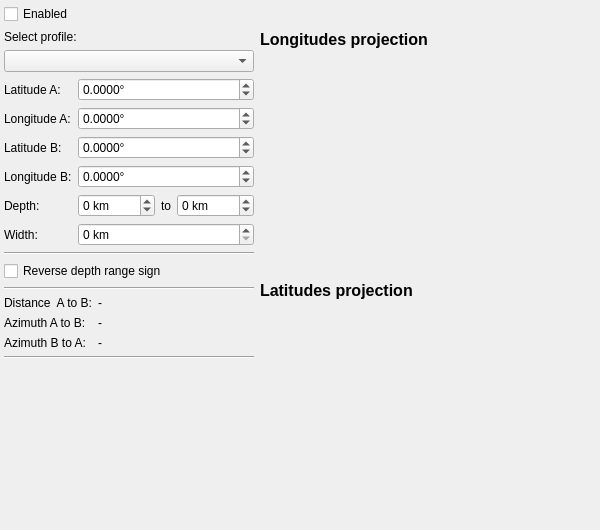
<?xml version="1.0" encoding="UTF-8"?>
<ui version="4.0">
 <class>CrossSection</class>
 <widget class="QWidget" name="CrossSection">
  <property name="geometry">
   <rect>
    <x>0</x>
    <y>0</y>
    <width>600</width>
    <height>530</height>
   </rect>
  </property>
  <property name="windowTitle">
   <string>CrossSectionWidget</string>
  </property>
  <layout class="QGridLayout" name="gridLayout">
   <property name="margin">
    <number>4</number>
   </property>
   <item row="0" column="0">
    <widget class="QCheckBox" name="checkBox_enableCrossSection">
     <property name="sizePolicy">
      <sizepolicy hsizetype="Fixed" vsizetype="Fixed">
       <horstretch>0</horstretch>
       <verstretch>0</verstretch>
      </sizepolicy>
     </property>
     <property name="toolTip">
      <string>&lt;html&gt;&lt;head/&gt;&lt;body&gt;&lt;p&gt;Enable/disable cross section projection!&lt;/p&gt;&lt;/body&gt;&lt;/html&gt;</string>
     </property>
     <property name="text">
      <string>Enabled</string>
     </property>
    </widget>
   </item>
   <item row="1" column="0">
    <widget class="QFrame" name="frameMenu">
     <property name="sizePolicy">
      <sizepolicy hsizetype="Minimum" vsizetype="Minimum">
       <horstretch>0</horstretch>
       <verstretch>0</verstretch>
      </sizepolicy>
     </property>
     <layout class="QVBoxLayout" name="verticalLayout">
      <property name="margin">
       <number>0</number>
      </property>
      <item>
       <widget class="QLabel" name="label">
        <property name="text">
         <string>Select profile:</string>
        </property>
       </widget>
      </item>
      <item>
       <widget class="QComboBox" name="comboBoxProfile"/>
      </item>
      <item>
       <layout class="QFormLayout" name="formLayout_2">
        <item row="0" column="0">
         <widget class="QLabel" name="label_4">
          <property name="text">
           <string>Latitude A:</string>
          </property>
         </widget>
        </item>
        <item row="0" column="1">
         <widget class="QDoubleSpinBox" name="latitudeA">
          <property name="sizePolicy">
           <sizepolicy hsizetype="Minimum" vsizetype="Fixed">
            <horstretch>0</horstretch>
            <verstretch>0</verstretch>
           </sizepolicy>
          </property>
          <property name="toolTip">
           <string>&lt;html&gt;&lt;head/&gt;&lt;body&gt;&lt;p&gt;A point latitude&lt;/p&gt;&lt;/body&gt;&lt;/html&gt;</string>
          </property>
          <property name="suffix">
           <string>°</string>
          </property>
          <property name="decimals">
           <number>4</number>
          </property>
          <property name="minimum">
           <double>-90.000000000000000</double>
          </property>
          <property name="maximum">
           <double>90.000000000000000</double>
          </property>
          <property name="singleStep">
           <double>0.100000000000000</double>
          </property>
         </widget>
        </item>
        <item row="1" column="0">
         <widget class="QLabel" name="label_53">
          <property name="text">
           <string>Longitude A:</string>
          </property>
         </widget>
        </item>
        <item row="1" column="1">
         <widget class="QDoubleSpinBox" name="longitudeA">
          <property name="sizePolicy">
           <sizepolicy hsizetype="Minimum" vsizetype="Fixed">
            <horstretch>0</horstretch>
            <verstretch>0</verstretch>
           </sizepolicy>
          </property>
          <property name="toolTip">
           <string>&lt;html&gt;&lt;head/&gt;&lt;body&gt;&lt;p&gt;A point longitude&lt;/p&gt;&lt;/body&gt;&lt;/html&gt;</string>
          </property>
          <property name="suffix">
           <string>°</string>
          </property>
          <property name="decimals">
           <number>4</number>
          </property>
          <property name="minimum">
           <double>-180.000000000000000</double>
          </property>
          <property name="maximum">
           <double>180.000000000000000</double>
          </property>
          <property name="singleStep">
           <double>0.100000000000000</double>
          </property>
         </widget>
        </item>
        <item row="2" column="0">
         <widget class="QLabel" name="label_54">
          <property name="text">
           <string>Latitude B:</string>
          </property>
         </widget>
        </item>
        <item row="2" column="1">
         <widget class="QDoubleSpinBox" name="latitudeB">
          <property name="sizePolicy">
           <sizepolicy hsizetype="Minimum" vsizetype="Fixed">
            <horstretch>0</horstretch>
            <verstretch>0</verstretch>
           </sizepolicy>
          </property>
          <property name="toolTip">
           <string>&lt;html&gt;&lt;head/&gt;&lt;body&gt;&lt;p&gt;B point latitude&lt;/p&gt;&lt;/body&gt;&lt;/html&gt;</string>
          </property>
          <property name="suffix">
           <string>°</string>
          </property>
          <property name="decimals">
           <number>4</number>
          </property>
          <property name="minimum">
           <double>-90.000000000000000</double>
          </property>
          <property name="maximum">
           <double>90.000000000000000</double>
          </property>
          <property name="singleStep">
           <double>0.100000000000000</double>
          </property>
         </widget>
        </item>
        <item row="3" column="0">
         <widget class="QLabel" name="label_55">
          <property name="text">
           <string>Longitude B:</string>
          </property>
         </widget>
        </item>
        <item row="3" column="1">
         <widget class="QDoubleSpinBox" name="longitudeB">
          <property name="sizePolicy">
           <sizepolicy hsizetype="Minimum" vsizetype="Fixed">
            <horstretch>0</horstretch>
            <verstretch>0</verstretch>
           </sizepolicy>
          </property>
          <property name="toolTip">
           <string>&lt;html&gt;&lt;head/&gt;&lt;body&gt;&lt;p&gt;B point longitude&lt;/p&gt;&lt;/body&gt;&lt;/html&gt;</string>
          </property>
          <property name="suffix">
           <string>°</string>
          </property>
          <property name="decimals">
           <number>4</number>
          </property>
          <property name="minimum">
           <double>-180.000000000000000</double>
          </property>
          <property name="maximum">
           <double>180.000000000000000</double>
          </property>
          <property name="singleStep">
           <double>0.100000000000000</double>
          </property>
         </widget>
        </item>
        <item row="4" column="0">
         <widget class="QLabel" name="label_56">
          <property name="text">
           <string>Depth:</string>
          </property>
         </widget>
        </item>
        <item row="4" column="1">
         <layout class="QHBoxLayout" name="horizontalLayout_3">
          <item>
           <widget class="QSpinBox" name="depth_min">
            <property name="sizePolicy">
             <sizepolicy hsizetype="Minimum" vsizetype="Fixed">
              <horstretch>0</horstretch>
              <verstretch>0</verstretch>
             </sizepolicy>
            </property>
            <property name="toolTip">
             <string>&lt;html&gt;&lt;head/&gt;&lt;body&gt;&lt;p&gt;Trench depth min!&lt;br/&gt;Sets the minimun depth value.&lt;/p&gt;&lt;/body&gt;&lt;/html&gt;</string>
            </property>
            <property name="frame">
             <bool>true</bool>
            </property>
            <property name="buttonSymbols">
             <enum>QAbstractSpinBox::UpDownArrows</enum>
            </property>
            <property name="suffix">
             <string> km</string>
            </property>
            <property name="minimum">
             <number>-1000</number>
            </property>
            <property name="maximum">
             <number>1000</number>
            </property>
           </widget>
          </item>
          <item>
           <widget class="QLabel" name="label_2">
            <property name="text">
             <string>to</string>
            </property>
           </widget>
          </item>
          <item>
           <widget class="QSpinBox" name="depth_max">
            <property name="sizePolicy">
             <sizepolicy hsizetype="Minimum" vsizetype="Fixed">
              <horstretch>0</horstretch>
              <verstretch>0</verstretch>
             </sizepolicy>
            </property>
            <property name="toolTip">
             <string>&lt;html&gt;&lt;head/&gt;&lt;body&gt;&lt;p&gt;Trench depth max!&lt;br/&gt;Sets the maximum depth value.&lt;/p&gt;&lt;/body&gt;&lt;/html&gt;</string>
            </property>
            <property name="wrapping">
             <bool>false</bool>
            </property>
            <property name="frame">
             <bool>true</bool>
            </property>
            <property name="buttonSymbols">
             <enum>QAbstractSpinBox::UpDownArrows</enum>
            </property>
            <property name="suffix">
             <string> km</string>
            </property>
            <property name="minimum">
             <number>-1000</number>
            </property>
            <property name="maximum">
             <number>1000</number>
            </property>
           </widget>
          </item>
         </layout>
        </item>
        <item row="5" column="0">
         <widget class="QLabel" name="label_57">
          <property name="text">
           <string>Width:</string>
          </property>
         </widget>
        </item>
        <item row="5" column="1">
         <widget class="QSpinBox" name="trench">
          <property name="sizePolicy">
           <sizepolicy hsizetype="Minimum" vsizetype="Fixed">
            <horstretch>0</horstretch>
            <verstretch>0</verstretch>
           </sizepolicy>
          </property>
          <property name="toolTip">
           <string>&lt;html&gt;&lt;head/&gt;&lt;body&gt;&lt;p&gt;Trench width&lt;/p&gt;&lt;/body&gt;&lt;/html&gt;</string>
          </property>
          <property name="suffix">
           <string> km</string>
          </property>
          <property name="maximum">
           <number>1000</number>
          </property>
         </widget>
        </item>
       </layout>
      </item>
      <item>
       <widget class="Line" name="line_2">
        <property name="orientation">
         <enum>Qt::Horizontal</enum>
        </property>
       </widget>
      </item>
      <item>
       <widget class="QCheckBox" name="checkBoxReverseDepthRange">
        <property name="text">
         <string>Reverse depth range sign</string>
        </property>
       </widget>
      </item>
      <item>
       <widget class="Line" name="line_3">
        <property name="orientation">
         <enum>Qt::Horizontal</enum>
        </property>
       </widget>
      </item>
      <item>
       <layout class="QFormLayout" name="formLayout_6">
        <item row="0" column="0">
         <widget class="QLabel" name="label_48">
          <property name="text">
           <string>Distance  A to B:</string>
          </property>
         </widget>
        </item>
        <item row="0" column="1">
         <widget class="QLabel" name="distanceAB">
          <property name="sizePolicy">
           <sizepolicy hsizetype="Minimum" vsizetype="Preferred">
            <horstretch>0</horstretch>
            <verstretch>0</verstretch>
           </sizepolicy>
          </property>
          <property name="text">
           <string>-</string>
          </property>
         </widget>
        </item>
        <item row="1" column="0">
         <widget class="QLabel" name="label_49">
          <property name="text">
           <string>Azimuth A to B:</string>
          </property>
         </widget>
        </item>
        <item row="1" column="1">
         <widget class="QLabel" name="azimuthAB">
          <property name="sizePolicy">
           <sizepolicy hsizetype="Minimum" vsizetype="Preferred">
            <horstretch>0</horstretch>
            <verstretch>0</verstretch>
           </sizepolicy>
          </property>
          <property name="text">
           <string>-</string>
          </property>
         </widget>
        </item>
        <item row="2" column="0">
         <widget class="QLabel" name="label_50">
          <property name="text">
           <string>Azimuth B to A:</string>
          </property>
         </widget>
        </item>
        <item row="2" column="1">
         <widget class="QLabel" name="azimuthBA">
          <property name="sizePolicy">
           <sizepolicy hsizetype="Minimum" vsizetype="Preferred">
            <horstretch>0</horstretch>
            <verstretch>0</verstretch>
           </sizepolicy>
          </property>
          <property name="text">
           <string>-</string>
          </property>
         </widget>
        </item>
       </layout>
      </item>
      <item>
       <widget class="Line" name="line">
        <property name="orientation">
         <enum>Qt::Horizontal</enum>
        </property>
       </widget>
      </item>
      <item>
       <widget class="QFrame" name="frameToolBox">
        <property name="minimumSize">
         <size>
          <width>0</width>
          <height>65</height>
         </size>
        </property>
        <property name="frameShape">
         <enum>QFrame::NoFrame</enum>
        </property>
        <property name="frameShadow">
         <enum>QFrame::Raised</enum>
        </property>
       </widget>
      </item>
      <item>
       <spacer name="verticalSpacer">
        <property name="orientation">
         <enum>Qt::Vertical</enum>
        </property>
        <property name="sizeHint" stdset="0">
         <size>
          <width>20</width>
          <height>20</height>
         </size>
        </property>
       </spacer>
      </item>
     </layout>
    </widget>
   </item>
   <item row="1" column="1">
    <widget class="QFrame" name="framePlots">
     <property name="sizePolicy">
      <sizepolicy hsizetype="Expanding" vsizetype="Expanding">
       <horstretch>0</horstretch>
       <verstretch>0</verstretch>
      </sizepolicy>
     </property>
     <layout class="QGridLayout" name="gridLayout_22">
      <property name="margin">
       <number>0</number>
      </property>
      <item row="0" column="0">
       <widget class="QWidget" name="plotSection_5" native="true">
        <property name="sizePolicy">
         <sizepolicy hsizetype="Expanding" vsizetype="Preferred">
          <horstretch>0</horstretch>
          <verstretch>0</verstretch>
         </sizepolicy>
        </property>
        <layout class="QGridLayout" name="gridLayout_23">
         <property name="margin">
          <number>0</number>
         </property>
         <item row="0" column="0">
          <widget class="QLabel" name="label_51">
           <property name="sizePolicy">
            <sizepolicy hsizetype="Preferred" vsizetype="Minimum">
             <horstretch>0</horstretch>
             <verstretch>0</verstretch>
            </sizepolicy>
           </property>
           <property name="font">
            <font>
             <pointsize>12</pointsize>
             <weight>75</weight>
             <bold>true</bold>
            </font>
           </property>
           <property name="text">
            <string>Longitudes projection</string>
           </property>
          </widget>
         </item>
         <item row="1" column="0">
          <widget class="QFrame" name="framePlotH">
           <property name="sizePolicy">
            <sizepolicy hsizetype="Expanding" vsizetype="Expanding">
             <horstretch>0</horstretch>
             <verstretch>0</verstretch>
            </sizepolicy>
           </property>
          </widget>
         </item>
        </layout>
       </widget>
      </item>
      <item row="1" column="0">
       <widget class="QWidget" name="plotSection_6" native="true">
        <property name="sizePolicy">
         <sizepolicy hsizetype="Expanding" vsizetype="Preferred">
          <horstretch>0</horstretch>
          <verstretch>0</verstretch>
         </sizepolicy>
        </property>
        <layout class="QGridLayout" name="gridLayout_26">
         <property name="margin">
          <number>0</number>
         </property>
         <item row="0" column="0">
          <widget class="QLabel" name="label_52">
           <property name="sizePolicy">
            <sizepolicy hsizetype="Preferred" vsizetype="Minimum">
             <horstretch>0</horstretch>
             <verstretch>0</verstretch>
            </sizepolicy>
           </property>
           <property name="font">
            <font>
             <pointsize>12</pointsize>
             <weight>75</weight>
             <bold>true</bold>
            </font>
           </property>
           <property name="text">
            <string>Latitudes projection</string>
           </property>
          </widget>
         </item>
         <item row="1" column="0">
          <widget class="QWidget" name="framePlotV" native="true">
           <property name="sizePolicy">
            <sizepolicy hsizetype="Expanding" vsizetype="Expanding">
             <horstretch>0</horstretch>
             <verstretch>0</verstretch>
            </sizepolicy>
           </property>
          </widget>
         </item>
        </layout>
       </widget>
      </item>
     </layout>
    </widget>
   </item>
  </layout>
 </widget>
 <layoutdefault spacing="6" margin="11"/>
 <resources/>
 <connections/>
</ui>
